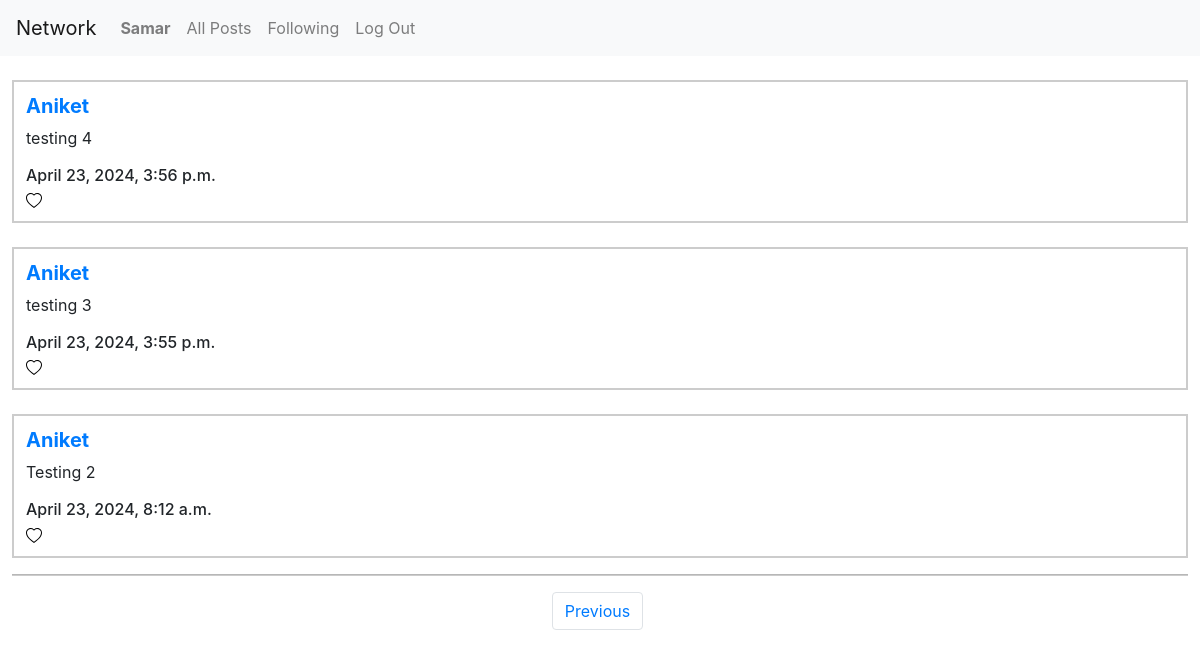
Screenshot of /following_post/1?page=2 (signed in) with the database file from the repository.
### network/models.py (models this page shows, shortened)
class User(AbstractUser):
    profile_picture = models.CharField(max_length=10000, null=True)
    profile_name = models.CharField(max_length=50, null=True)

class Post(models.Model):
    user =  models.ForeignKey(User, on_delete=models.CASCADE, related_name="author")
    thought = models.CharField(max_length=10000)
    timestamp = models.DateTimeField(auto_now_add=True)
    likes = models.IntegerField(default=0)

### network/views.py (the view)
# urls.py: path("following_post/<int:user_id>",views.following_post,name="following_post"),
def following_post(request, user_id):
    current_user = User.objects.get(pk=user_id)
    following_people = Follow.objects.filter(user=current_user)
    all_posts = Post.objects.all().order_by("id").reverse()
    following_people_post = []
    for i in all_posts:
        for person in following_people:
            if person.user_following == i.user:
                following_people_post.append(i)
    paginator = Paginator(following_people_post, 10)
    page_number = request.GET.get('page')
    posts_of_the_page = paginator.get_page(page_number)
    all_likes = Like.objects.all()
    who_you_liked = []
    try:
        for i in all_likes:
            if i.user.id == request.user.id:
                who_you_liked.append(i.post.id)
    except:
        who_you_liked = []
    return render(request, "network/following_post.html", {
        "posts_of_the_page_placeholder": posts_of_the_page,
        "likes_placeholder": who_you_liked
    })

### network/templates/network/following_post.html (shortened to what this page needs)
{% extends "network/layout.html" %}
{% block body %}
    {% if user.is_authenticated %}
        {% for i in posts_of_the_page_placeholder %}
        <br>
            <div class="all_post">
                <h5><strong><a href="{% url 'profile' user_id=i.user.id %}">{{ i.user }}</a></strong></h5>
                <p>{{ i.thought }}</p>
                <h6 class="timestamp">{{ i.timestamp }}</h6>
                <div class="likes_count_container">
                    <button class="opaque-button" id="like_handler{{i.id}}" type="button" onclick="like_handler({{ i.id }})">
                    </button>
                </div>
            </div>
        {% endfor %}
        <hr>
        <nav aria-label="Page navigation example">
            <ul class="pagination d-flex justify-content-center">
                {% if posts_of_the_page_placeholder.has_previous %}
                    <li class="page-item" style="margin-right: 5px"><a class="page-link" href="?page={{ posts_of_the_page_placeholder.previous_page_number }}">Previous</a></li>
                {% endif %}
            </ul>
        </nav>
    {% endif %}
{% endblock %}

### network/templates/network/layout.html (shortened to what this page needs)
{% load static %}
<!DOCTYPE html>
<html lang="en">
    <head>
        <link rel="stylesheet" href="https://stackpath.bootstrapcdn.com/bootstrap/4.4.1/css/bootstrap.min.css">
        <link href="{% static 'network/styles.css' %}" rel="stylesheet">
    </head>
    <body>
        <nav class="navbar navbar-expand-lg navbar-light bg-light">
            <a class="navbar-brand" href="#">Network</a>
            <div>
              <ul class="navbar-nav mr-auto">
                {% if user.is_authenticated %}
                    <li class="nav-item">
                        <a class="nav-link" href="{% url 'profile' user_id=user.id %}"><strong>{{ user.username }}</strong></a>
                    </li>
                {% endif %}
                <li class="nav-item">
                  <a class="nav-link" href="{% url 'index' %}">All Posts</a>
                </li>
                {% if user.is_authenticated %}
                    <li class="nav-item">
                        <a class="nav-link" href="{% url 'following_post' user_id=user.id %}">Following</a>
                    </li>
                    <li class="nav-item">
                        <a class="nav-link" href="{% url 'logout' %}">Log Out</a>
                    </li>
                {% endif %}
              </ul>
            </div>
          </nav>
        <div class="body">
            {% block body %}
            {% endblock %}
        </div>
    </body>
</html>

### network/static/network/styles.css (style rules this page uses)
.all_post { width: 98%; border: 2px solid #ccc; margin: 0 auto; padding: 12px; }
hr { background-color: #ccc; width: 98%; height: 1px; }
.opaque-button { background-color: white; border: none; cursor: pointer; padding: 0%; display: flex; }
.likes_count_container { display: flex; align-items: center; gap: 10px; margin: 0%; }

### rows the page displays
User: username "Samar"
Post: user "Aniket", thought "testing 4", timestamp "April 23, 2024, 3:56 p.m."
Post: user "Aniket", thought "testing 3", timestamp "April 23, 2024, 3:55 p.m."
Post: user "Aniket", thought "Testing 2", timestamp "April 23, 2024, 8:12 a.m."
